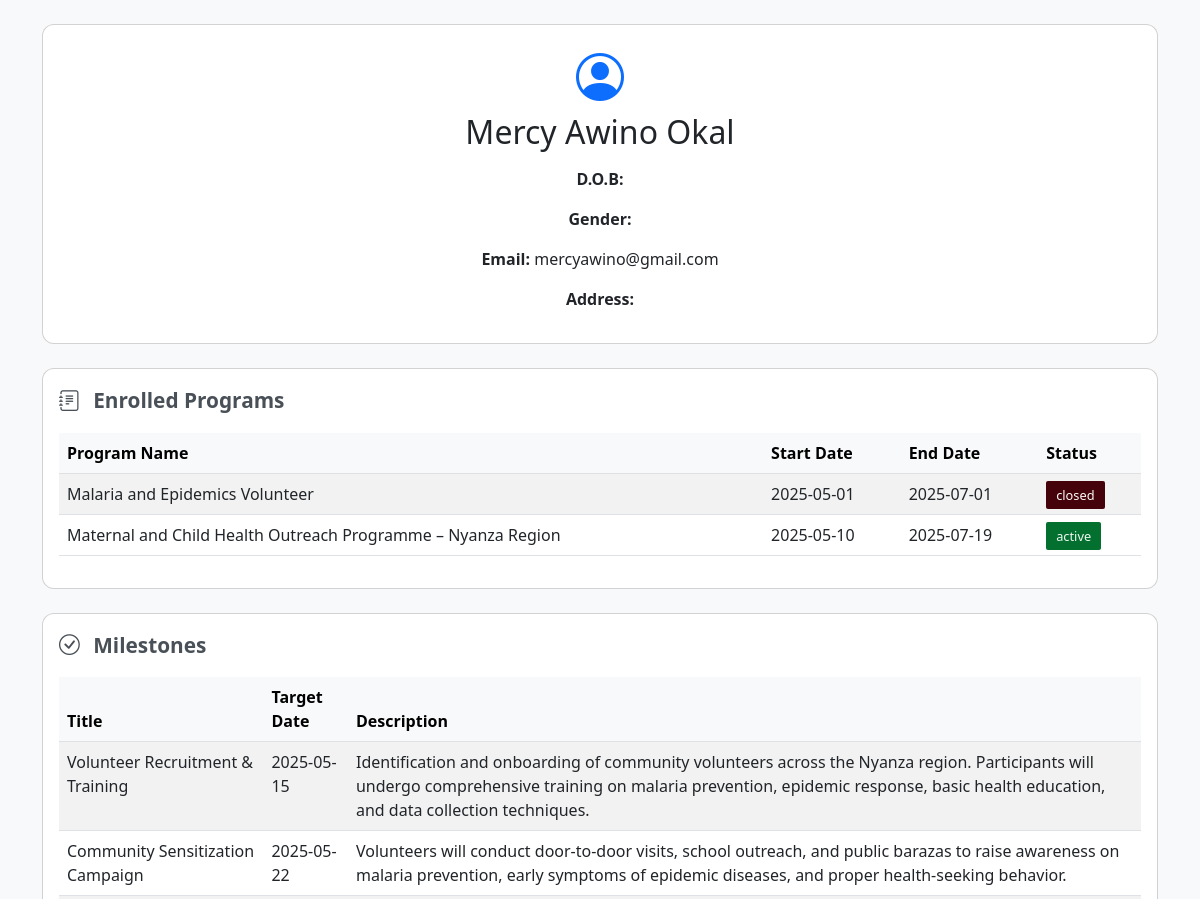
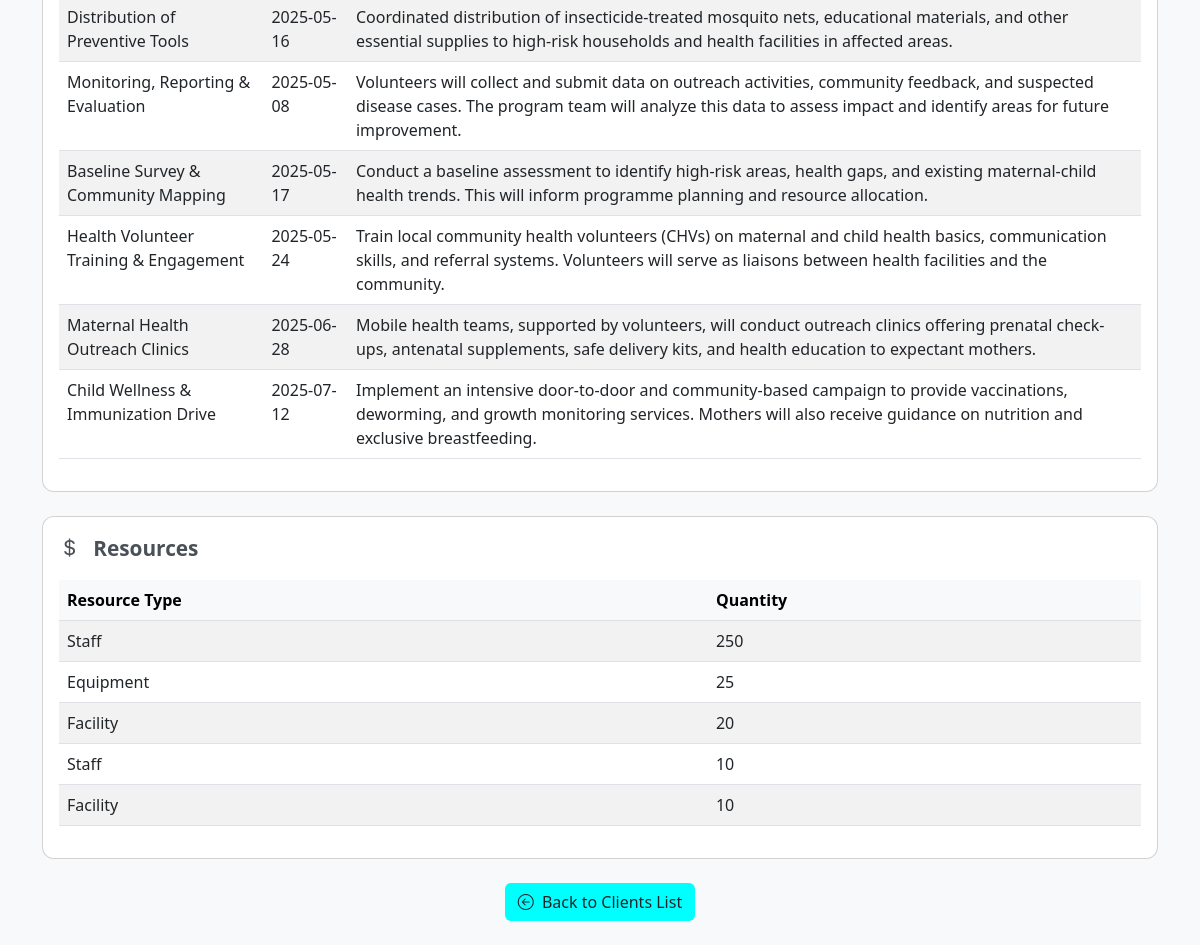
Page /client/1 (signed in) on the committed database (2 pictures, top to bottom).
### tables this page shows
CREATE TABLE clients (
            id INTEGER PRIMARY KEY AUTOINCREMENT,
            first_name TEXT NOT NULL,
            last_name TEXT NOT NULL,
            date_of_birth DATE NOT NULL,
            gender TEXT NOT NULL,
            national_id INTEGER NOT NULL,
            contact_number TEXT,
            email TEXT UNIQUE,
            address TEXT
        );

CREATE TABLE health_programs (
            id INTEGER PRIMARY KEY AUTOINCREMENT,
            name TEXT NOT NULL,
            description TEXT,
            program_type TEXT NOT NULL,
            start_date DATE NOT NULL,
            end_date DATE,
            target_group TEXT NOT NULL,
            estimated_clients INTEGER NOT NULL,
            require_referral BOOLEAN DEFAULT 0,
            follow_up BOOLEAN DEFAULT 0,
            status TEXT DEFAULT 'active',
            created_by INTEGER,
            FOREIGN KEY (created_by) REFERENCES doctors(id)
                             
        );

CREATE TABLE program_milestones (
            id INTEGER PRIMARY KEY AUTOINCREMENT,
            program_id INTEGER,
            title TEXT NOT NULL,
            target_date DATE NOT NULL,
            description TEXT,
            FOREIGN KEY (program_id) REFERENCES health_programs(id)
        );

CREATE TABLE program_resources (
            id INTEGER PRIMARY KEY AUTOINCREMENT,
            program_id INTEGER,
            resource_type TEXT NOT NULL,
            quantity INTEGER NOT NULL,
            FOREIGN KEY (program_id) REFERENCES health_programs(id)
        );

### mainapp.py (the view)
@app.route('/client/<int:client_id>', methods=['GET'])
@token_required
def view_client(client_id):
    response = get_client_profile(client_id)
    if response[1] != 200:
        flash('Client not found or an error occurred.', 'danger')
        return redirect(url_for('dashboard'))  # Or wherever you want to redirect
    data = response[0].json  # `.json` because get_client_profile() returns a Flask Response with JSON
    client = data['client']
    enrollments = data['enrollments']
    milestones = data['milestones']
    resources = data['resources']
    print("The complete profile information is: ", data)
    return render_template('view_client.html', client=client, enrollments=enrollments, milestones=milestones, resources=resources)

### mainapp.py (called while the page is built)
def get_db_connection():
    conn = sqlite3.connect('smarthealthdatabase.db')
    conn.row_factory = sqlite3.Row
    return conn

### security/Auth.py (called while the page is built)
def token_required(f):
    @wraps(f)
    def decorated(*args, **kwargs):
        if session.get('user_id', ''):
            return f(*args, **kwargs)
        else:
            error = "You are not logged in!!!"
            flash(error, "danger")
            return redirect(url_for('signOut'))
    return decorated

### templates/view_client.html (shortened to what this page needs)
<!DOCTYPE html>
<html lang="en">
<head>
  <link href="https://cdn.jsdelivr.net/npm/bootstrap@5.3.0-alpha1/dist/css/bootstrap.min.css" rel="stylesheet"/>
  <link href="https://cdn.jsdelivr.net/npm/bootstrap-icons/font/bootstrap-icons.css" rel="stylesheet"/>
</head>
<body>
  <div class="container my-4">
    <div class="card mb-4">
      <div class="card-body text-center">
        <i class="bi bi-person-circle icon-wrapper mb-3"></i>
        <h2 class="mb-3">{{ client.first_name }} {{ client.last_name }}</h2>
        <p><strong>D.O.B:</strong> {{ client.date_of_birth }}</p>
        <p><strong>Gender:</strong> {{ client.gender }}</p>
        <p><strong>Email:</strong> {{ client.email }}</p>
        <p><strong>Address:</strong> {{ client.address }}</p>
      </div>
    </div>
    <div class="card mb-4">
      <div class="card-body">
        <div class="section-header">
          <i class="bi bi-journal-text me-2"></i> Enrolled Programs
        </div>
        {% if enrollments %}
          <div class="table-responsive">
            <table class="table table-hover table-striped">
              <thead class="table-light">
                <tr>
                  <th>Program Name</th>
                  <th>Start Date</th>
                  <th>End Date</th>
                  <th>Status</th>
                </tr>
              </thead>
              <tbody>
                {% for enrollment in enrollments %}
                <tr>
                  <td>{{ enrollment.name }}</td>
                  <td>{{ enrollment.start_date }}</td>
                  <td>{{ enrollment.end_date or 'Ongoing' }}</td>
                  <td><span class="enrollment-status {{enrollment.status }}">{{enrollment.status }}</span></td>
                </tr>
                {% endfor %}
              </tbody>
            </table>
          </div>
        {% else %}
          <p class="text-muted">No programs enrolled.</p>
        {% endif %}
      </div>
    </div>
    <div class="card mb-4">
      <div class="card-body">
        <div class="section-header">
          <i class="bi bi-check-circle me-2"></i> Milestones
        </div>
        {% if milestones %}
          <div class="table-responsive">
            <table class="table table-hover table-striped">
              <thead class="table-light">
                <tr>
                  <th>Title</th>
                  <th>Target Date</th>
                  <th>Description</th>
                </tr>
              </thead>
              <tbody>
                {% for milestone in milestones %}
                <tr>
                  <td>{{ milestone.title }}</td>
                  <td>{{ milestone.target_date }}</td>
                  <td>{{ milestone.description }}</td>
                </tr>
                {% endfor %}
              </tbody>
            </table>
          </div>
        {% else %}
          <p class="text-muted">No milestones added.</p>
        {% endif %}
      </div>
    </div>
    <div class="card mb-4">
      <div class="card-body">
        <div class="section-header">
          <i class="bi bi-currency-dollar me-2"></i> Resources
        </div>
        {% if resources %}
          <div class="table-responsive">
            <table class="table table-hover table-striped">
              <thead class="table-light">
                <tr>
                  <th>Resource Type</th>
                  <th>Quantity</th>
                </tr>
              </thead>
              <tbody>
                {% for resource in resources %}
                <tr>
                  <td>{{ resource.resource_type }}</td>
                  <td>{{ resource.quantity }}</td>
                </tr>
                {% endfor %}
              </tbody>
            </table>
          </div>
        {% else %}
          <p class="text-muted">No resources listed.</p>
        {% endif %}
      </div>
    </div>
    <div class="d-flex justify-content-center">
      <a href="{{ url_for('dashboard') }}" class="btn " style="background-color: cyan;">
        <i class="bi bi-arrow-left-circle me-1"></i> Back to Clients List
      </a>
    </div>
  </div>
</body>
</html>

### templates/view_client.html (style rules this page uses)
body { background-color: #f8f9fa; }
.icon-wrapper { font-size: 3rem; color: #0d6efd; }
.section-header { font-size: 1.3rem; font-weight: 600; color: #495057; margin-bottom: 1rem; }
.card { border-radius: 0.75rem; }
.enrollment-status { padding: 5px 10px; border-radius: 2px; font-size: 0.8rem; }
.enrollment-status.active { background-color: #037030; color: #f1f7f2; }
.enrollment-status.closed { background-color: #46020b; color: #fcfaf8; }

### rows in the picture
clients: first_name "Mercy Awino", last_name "Okal", email "mercyawino@gmail.com"
health_programs: name "Malaria and Epidemics Volunteer", start_date "2025-05-01", end_date "2025-07-01", status "closed"
health_programs: name "Maternal and Child Health Outreach Programme – Nyanza Region", start_date "2025-05-10", end_date "2025-07-19", status "active"
program_milestones: title "Volunteer Recruitment & Training", target_date "2025-05-15", description "Identification and onboarding of community volunteers across the Nyanza region. Participants will undergo comprehensive training on malaria prevention, epidemic response, basic health education, and data collection techniques."
program_milestones: title "Community Sensitization Campaign", target_date "2025-05-22", description "Volunteers will conduct door-to-door visits, school outreach, and public barazas to raise awareness on malaria prevention, early symptoms of epidemic diseases, and proper health-seeking behavior."
program_milestones: title "Distribution of Preventive Tools", target_date "2025-05-16", description "Coordinated distribution of insecticide-treated mosquito nets, educational materials, and other essential supplies to high-risk households and health facilities in affected areas."
program_milestones: title "Monitoring, Reporting & Evaluation", target_date "2025-05-08", description "Volunteers will collect and submit data on outreach activities, community feedback, and suspected disease cases. The program team will analyze this data to assess impact and identify areas for future improvement."
program_milestones: title "Baseline Survey & Community Mapping", target_date "2025-05-17", description "Conduct a baseline assessment to identify high-risk areas, health gaps, and existing maternal-child health trends. This will inform programme planning and resource allocation."
program_milestones: title "Health Volunteer Training & Engagement", target_date "2025-05-24", description "Train local community health volunteers (CHVs) on maternal and child health basics, communication skills, and referral systems. Volunteers will serve as liaisons between health facilities and the community."
program_milestones: title "Maternal Health Outreach Clinics", target_date "2025-06-28", description "Mobile health teams, supported by volunteers, will conduct outreach clinics offering prenatal check-ups, antenatal supplements, safe delivery kits, and health education to expectant mothers."
program_milestones: title "Child Wellness & Immunization Drive", target_date "2025-07-12", description "Implement an intensive door-to-door and community-based campaign to provide vaccinations, deworming, and growth monitoring services. Mothers will also receive guidance on nutrition and exclusive breastfeeding."
program_resources: resource_type "Staff", quantity "250"
program_resources: resource_type "Equipment", quantity "25"
program_resources: resource_type "Facility", quantity "20"
program_resources: resource_type "Staff", quantity "10"
program_resources: resource_type "Facility", quantity "10"
